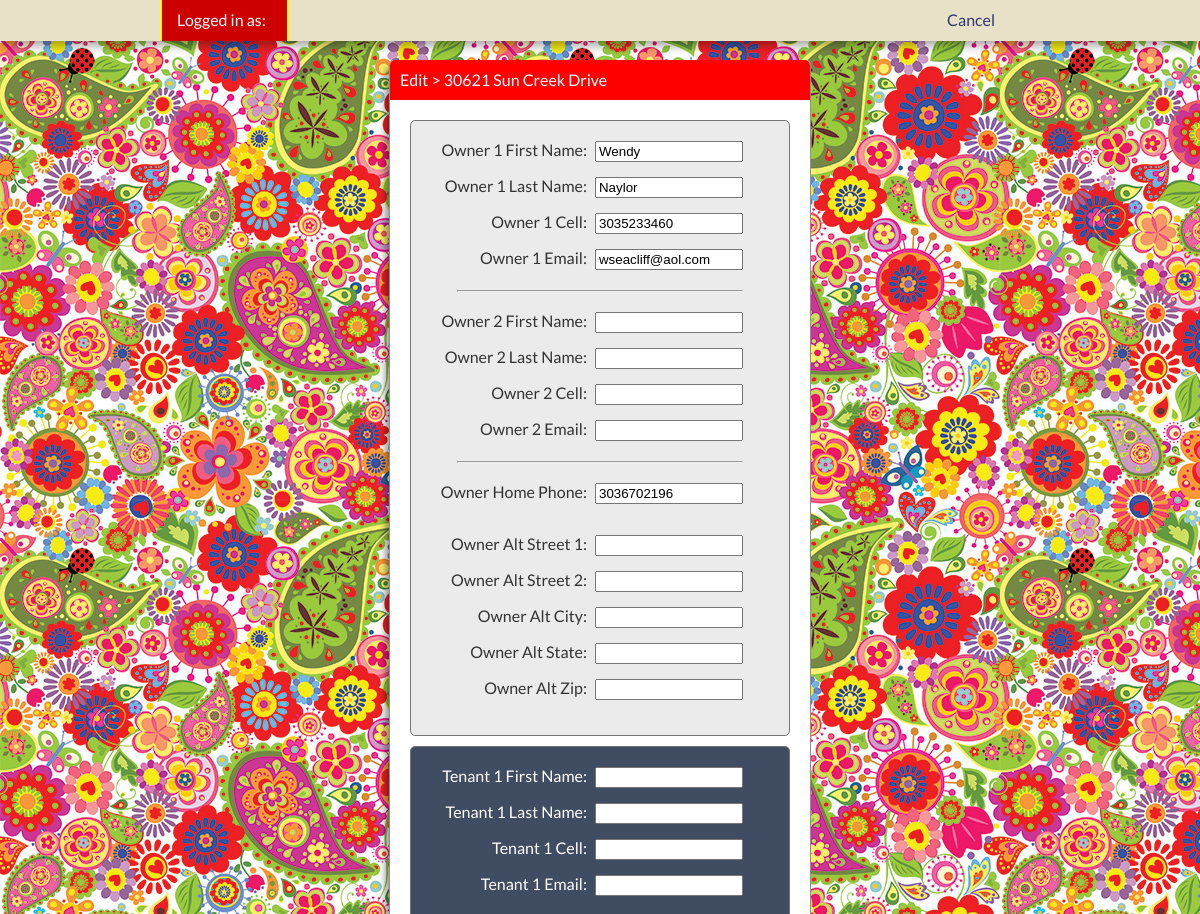
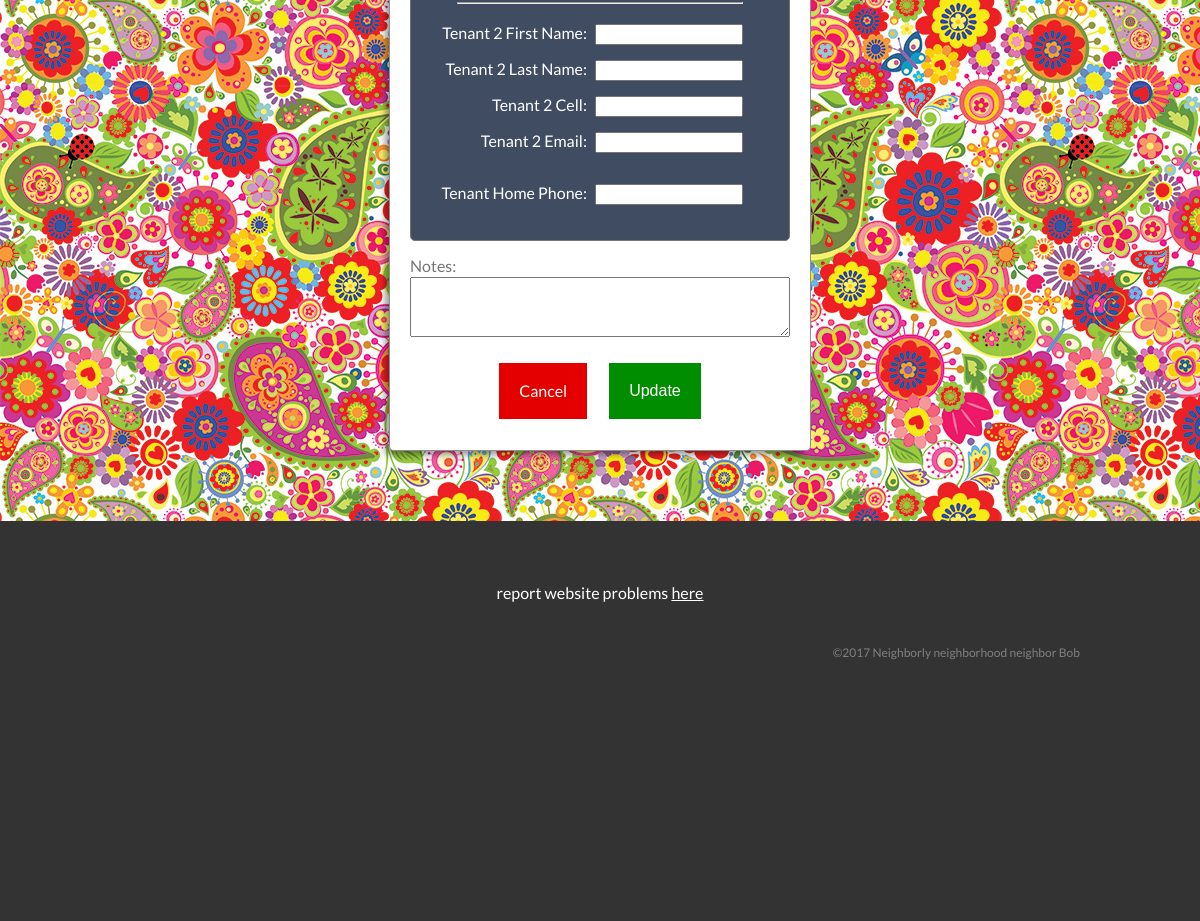
The page /edit-contact.php?unit=30621 on the database its author committed (2 pictures, top to bottom).
### tables this page shows
CREATE TABLE IF NOT EXISTS `neighbors` (
  `id` int(11) NOT NULL AUTO_INCREMENT,
  `sun_creek_street_number` varchar(6) NOT NULL,
  `owner1_first_name` varchar(25) NOT NULL,
  `owner1_last_name` varchar(25) NOT NULL,
  `owner1_cell` varchar(10) NOT NULL,
  `owner1_email` varchar(40) NOT NULL,
  `owner2_first_name` varchar(25) NOT NULL,
  `owner2_last_name` varchar(25) NOT NULL,
  `owner2_cell` varchar(10) NOT NULL,
  `owner2_email` varchar(40) NOT NULL,
  `owner_alt_street1` varchar(25) NOT NULL,
  `owner_alt_street2` varchar(25) NOT NULL,
  `owner_alt_city` varchar(25) NOT NULL,
  `owner_alt_state` varchar(2) NOT NULL,
  `owner_alt_zip` varchar(10) NOT NULL,
  `owner_home_phone` varchar(10) NOT NULL,
  `tenant1_first_name` varchar(25) NOT NULL,
  `tenant1_last_name` varchar(25) NOT NULL,
  `tenant1_cell` varchar(10) NOT NULL,
  `tenant1_email` varchar(40) NOT NULL,
  `tenant2_first_name` varchar(25) NOT NULL,
  `tenant2_last_name` varchar(25) NOT NULL,
  `tenant2_cell` varchar(10) NOT NULL,
  `tenant2_email` varchar(40) NOT NULL,
  `tenant_home_phone` varchar(10) NOT NULL,
  `notes` varchar(255) NOT NULL,
  PRIMARY KEY (`id`)
);

### _includes/functions.php (called while the page is built, shortened)
<?php
	function find_contact_by_address($contact_address) {
		global $connection;
		$safe_address = mysqli_real_escape_string($connection, $contact_address);
		$query  = "SELECT * ";
		$query .= "FROM neighbors ";
		$query .= "WHERE sun_creek_street_number = {$safe_address} ";
		$query .= "LIMIT 1";
		$result = mysqli_query($connection, $query);
		if ($contact = mysqli_fetch_assoc($result)) {
			return $contact;
		} else {
			echo "<span class=\"warning\">^^ That address is not us.</span>";
		}
	}
 ?>

### _includes/edit-contact-variables.php (called while the page is built, shortened)
<?php
$o1fn = htmlentities($this_info["owner1_first_name"]);
$o1ln = htmlentities($this_info["owner1_last_name"]);
$o2fn = htmlentities($this_info["owner2_first_name"]);
$o2ln = htmlentities($this_info["owner2_last_name"]);
$o1em = htmlentities($this_info["owner1_email"]);
$o2em = htmlentities($this_info["owner2_email"]);
$ohp = htmlentities($this_info["owner_home_phone"]);
$o1c = htmlentities($this_info["owner1_cell"]);
$o2c = htmlentities($this_info["owner2_cell"]);
$oas1 = htmlentities($this_info["owner_alt_street1"]);
$oas2 = htmlentities($this_info["owner_alt_street2"]);
$oac = htmlentities($this_info["owner_alt_city"]);
$oas = htmlentities($this_info["owner_alt_state"]);
$oaz = htmlentities($this_info["owner_alt_zip"]);
$t1fn = htmlentities($this_info["tenant1_first_name"]);
$t2fn = htmlentities($this_info["tenant2_first_name"]);
$t1ln = htmlentities($this_info["tenant1_last_name"]);
$t2ln = htmlentities($this_info["tenant2_last_name"]);
$t1em = htmlentities($this_info["tenant1_email"]);
$t2em = htmlentities($this_info["tenant2_email"]);
$thp = htmlentities($this_info["tenant_home_phone"]);
$t1c = htmlentities($this_info["tenant1_cell"]);
$t2c = htmlentities($this_info["tenant2_cell"]);
 ?>

### edit-contact.php (the view, shortened to what this page needs)
<?php require '_db/connect.php'; ?>
<?php require_once '_includes/functions.php'; ?>
<?php include '_includes/validation-functions.php'; ?>
<?php
	if (isset($_GET["unit"])) {
		$current_contact_to_edit = $_GET["unit"];
	} else {
		$current_contact_to_edit = null;
		echo "denied!";
	}
 ?>
<?php include '_includes/header.php'; ?>
<div id="flex-wrapper-update">
<div class="contact-update">
<div class="address-header">
	<?php echo 	"<p class=\"main-address\">Edit > " . htmlentities($current_contact_to_edit) . " Sun Creek Drive</p>"; ?>
</div>
<div class="card-update">
<?php
$this_info = find_contact_by_address($current_contact_to_edit);
include '_includes/edit-contact-variables.php';
?>
<form id="contact-update-form" name="edit_form" action="edit-contact.php?unit=<?php echo urlencode($current_contact_to_edit) ?>" method="post">
<div class="contact-edit-section">
	<div class="ef"><div class="el">Owner 1 First Name:</div><div class="ei"><input <?php if (array_key_exists('owner1_first_name', $errors)) { echo "class=\"form-alert\""; } ?> type="text" name="owner1_first_name" value="<?php
		echo (isset($_POST['owner1_first_name'])) ? $_POST['owner1_first_name'] : $o1fn;
	?>" /></div></div>
	<div class="ef"><div class="el">Owner 1 Last Name:</div><div class="ei"><input <?php if (array_key_exists('owner1_last_name', $errors)) { echo "class=\"form-alert\""; } ?> type="text" name="owner1_last_name" value="<?php
		echo (isset($_POST['owner1_last_name'])) ? $_POST['owner1_last_name'] : $o1ln;
	?>" /></div></div>
	<div class="ef"><div class="el">Owner 1 Cell:</div><div class="ei"><input <?php if (array_key_exists('owner1_cell', $errors)) { echo "class=\"form-alert\""; } ?> type="tel" name="owner1_cell" value="<?php
		echo (isset($_POST['owner1_cell'])) ? $_POST['owner1_cell'] : $o1c;
	?>" /></div></div>
	<div class="ef"><div class="el">Owner 1 Email:</div><div class="ei"><input <?php if (array_key_exists('owner1_email', $errors)) { echo "class=\"form-alert\""; } ?> type="email" name="owner1_email" value="<?php
		echo (isset($_POST['owner1_email'])) ? $_POST['owner1_email'] : $o1em;
	?>" /></div></div>
	<hr class="hr-edit1" />
	<div class="ef"><div class="el">Owner 2 First Name:</div><div class="ei"><input <?php if (array_key_exists('owner2_first_name', $errors)) { echo "class=\"form-alert\""; } ?> type="text" name="owner2_first_name" value="<?php
		echo (isset($_POST['owner2_first_name'])) ? $_POST['owner2_first_name'] : $o2fn;
	?>" /></div></div>
	<div class="ef"><div class="el">Owner 2 Last Name:</div><div class="ei"><input <?php if (array_key_exists('owner2_last_name', $errors)) { echo "class=\"form-alert\""; } ?> type="text" name="owner2_last_name" value="<?php
		echo (isset($_POST['owner2_last_name'])) ? $_POST['owner2_last_name'] : $o2ln;
	?>" /></div></div>
	<div class="ef"><div class="el">Owner 2 Cell:</div><div class="ei"><input <?php if (array_key_exists('owner2_cell', $errors)) { echo "class=\"form-alert\""; } ?> type="tel" name="owner2_cell" value="<?php
		echo (isset($_POST['owner2_cell'])) ? $_POST['owner2_cell'] : $o2c;
	?>" /></div></div>
	<div class="ef"><div class="el">Owner 2 Email:</div><div class="ei"><input <?php if (array_key_exists('owner2_email', $errors)) { echo "class=\"form-alert\""; } ?> type="email" name="owner2_email" value="<?php
		echo (isset($_POST['owner2_email'])) ? $_POST['owner2_email'] : $o2em;
	?>" /></div></div>
	<hr class="hr-edit1" />
	<div class="ef"><div class="el">Owner Home Phone:</div><div class="ei"><input <?php if (array_key_exists('owner_home_phone', $errors)) { echo "class=\"form-alert\""; } ?> type="tel" name="owner_home_phone" value="<?php
		echo (isset($_POST['owner_home_phone'])) ? $_POST['owner_home_phone'] : $ohp;
	?>" /></div></div>
	<br />
	<div class="ef"><div class="el">Owner Alt Street 1:</div><div class="ei"><input <?php if (array_key_exists('owner_alt_street1', $errors)) { echo "class=\"form-alert\""; } ?> type="text" name="owner_alt_street1" value="<?php
		echo (isset($_POST['owner_alt_street1'])) ? $_POST['owner_alt_street1'] : $oas1;
	?>" /></div></div>
	<div class="ef"><div class="el">Owner Alt Street 2:</div><div class="ei"><input <?php if (array_key_exists('owner_alt_street2', $errors)) { echo "class=\"form-alert\""; } ?> type="text" name="owner_alt_street2" value="<?php
		echo (isset($_POST['owner_alt_street2'])) ? $_POST['owner_alt_street2'] : $oas2;
	?>" /></div></div>
	<div class="ef"><div class="el">Owner Alt City:</div><div class="ei"><input <?php if (array_key_exists('owner_alt_city', $errors)) { echo "class=\"form-alert\""; } ?> type="text" name="owner_alt_city" value="<?php
		echo (isset($_POST['owner_alt_city'])) ? $_POST['owner_alt_city'] : $oac;
	?>" /></div></div>
	<div class="ef"><div class="el">Owner Alt State:</div><div class="ei"><input <?php if (array_key_exists('owner_alt_state', $errors)) { echo "class=\"form-alert\""; } ?> type="text" name="owner_alt_state" value="<?php
		echo (isset($_POST['owner_alt_state'])) ? $_POST['owner_alt_state'] : $oas;
	?>" /></div></div>
	<div class="ef"><div class="el">Owner Alt Zip:</div><div class="ei"><input <?php if (array_key_exists('owner_alt_zip', $errors)) { echo "class=\"form-alert\""; } ?> type="tel" name="owner_alt_zip" value="<?php
		echo (isset($_POST['owner_alt_zip'])) ? $_POST['owner_alt_zip'] : $oaz;
	?>" /></div></div>
</div>
<div class="contact-edit-section">
	<div class="ef"><div class="el">Tenant 1 First Name:</div><div class="ei"><input <?php if (array_key_exists('tenant1_first_name', $errors)) { echo "class=\"form-alert\""; } ?> type="text" name="tenant1_first_name" value="<?php
		echo (isset($_POST['tenant1_first_name'])) ? $_POST['tenant1_first_name'] : $t1fn;
	?>" /></div></div>
	<div class="ef"><div class="el">Tenant 1 Last Name:</div><div class="ei"><input <?php if (array_key_exists('tenant1_last_name', $errors)) { echo "class=\"form-alert\""; } ?> type="text" name="tenant1_last_name" value="<?php
		echo (isset($_POST['tenant1_last_name'])) ? $_POST['tenant1_last_name'] : $t1ln;
	?>" /></div></div>
	<div class="ef"><div class="el">Tenant 1 Cell:</div><div class="ei"><input <?php if (array_key_exists('tenant1_cell', $errors)) { echo "class=\"form-alert\""; } ?> type="tel" name="tenant1_cell" value="<?php
		echo (isset($_POST['tenant1_cell'])) ? $_POST['tenant1_cell'] : $t1c;
	?>" /></div></div>
	<div class="ef"><div class="el">Tenant 1 Email:</div><div class="ei"><input <?php if (array_key_exists('tenant1_email', $errors)) { echo "class=\"form-alert\""; } ?> type="email" name="tenant1_email" value="<?php
		echo (isset($_POST['tenant1_email'])) ? $_POST['tenant1_email'] : $t1em;
	?>" /></div></div>
	<hr class="hr-edit2" />
	<div class="ef"><div class="el">Tenant 2 First Name:</div><div class="ei"><input <?php if (array_key_exists('tenant2_first_name', $errors)) { echo "class=\"form-alert\""; } ?> type="text" name="tenant2_first_name" value="<?php
		echo (isset($_POST['tenant2_first_name'])) ? $_POST['tenant2_first_name'] : $t2fn;
	?>" /></div></div>
	<div class="ef"><div class="el">Tenant 2 Last Name:</div><div class="ei"><input <?php if (array_key_exists('tenant2_last_name', $errors)) { echo "class=\"form-alert\""; } ?> type="text" name="tenant2_last_name" value="<?php
		echo (isset($_POST['tenant2_last_name'])) ? $_POST['tenant2_last_name'] : $t2ln;
	?>" /></div></div>
	<div class="ef"><div class="el">Tenant 2 Cell:</div><div class="ei"><input <?php if (array_key_exists('tenant2_cell', $errors)) { echo "class=\"form-alert\""; } ?> type="tel" name="tenant2_cell" value="<?php
		echo (isset($_POST['tenant2_cell'])) ? $_POST['tenant2_cell'] : $t2c;
	?>" /></div></div>
	<div class="ef"><div class="el">Tenant 2 Email:</div><div class="ei"><input <?php if (array_key_exists('tenant2_email', $errors)) { echo "class=\"form-alert\""; } ?> type="email" name="tenant2_email" value="<?php
		echo (isset($_POST['tenant2_email'])) ? $_POST['tenant2_email'] : $t2em;
	?>" /></div></div>
	<br />
	<div class="ef"><div class="el">Tenant Home Phone:</div><div class="ei"><input <?php if (array_key_exists('tenant_home_phone', $errors)) { echo "class=\"form-alert\""; } ?> type="tel" name="tenant_home_phone" value="<?php
		echo (isset($_POST['tenant_home_phone'])) ? $_POST['tenant_home_phone'] : $thp;
	?>" /></div></div>
</div>
<div class="note-area"><span class="note-label">Notes:</span><textarea <?php if (array_key_exists('notes', $errors)) { echo "class=\"form-alert\""; } ?> name="notes"><?php
?></textarea></div>
<br />
<div class="button-footer">
	<div class="buttons">
		<a class="cancel-button" href="manage-contacts.php">Cancel</a> <input type="submit" id="edit-submit" name="submit" value="Update" /><br />
	</div>
</div>
</form>
</div>
</div>
</div>
<?php include '_includes/footer.php'; ?>

### style.css (style rules this page uses)
html,body,div,span,applet,object,iframe,h1,h2,h3,h4,h5,h6,p,blockquote,pre,a,abbr,acronym,address,big,cite,code,del,dfn,em,img,ins,kbd,q,s,samp,small,strike,strong,sub,sup,tt,var,b,u,i,center,dl,dt,dd,fieldset,form,label,legend,table,caption,tbody,tfoot,thead,tr,th,td,article,aside,canvas,details,embed,figure,figcaption,footer,header,hgroup,menu,nav,output,ruby,section,summary,time,mark,audio,video { margin:0;padding:0;border:0;font-size:100%;font:inherit;vertical-align:baseline }
body { line-height:1 }
#flex-wrapper-update>div:nth-child(1)>div.address-header { background-color:red }
#flex-wrapper-update { width:90%;margin:110px auto 0 auto }
.contact-update { background-color:#fff;margin-bottom:15px;border-radius:5px;border-right:1px solid #8f8f8f;border-bottom:1px solid #8f8f8f;border-left:1px solid #8f8f8f;box-shadow:-6px 6px 6px -2px rgba(0,0,0,0.39);transition:width .5s ease }
.contact-update:first-of-type { margin-top:60px }
.card-update { display:block;width:100%;margin:0;padding:20px 20px 30px 20px }
@media screen and (min-width: 865px) { #flex-wrapper-update { width:90%;margin:50px auto 60px auto;display:-ms-flexbox;display:flex;-ms-flex-align:stretch;align-items:stretch;-ms-flex-pack:center;justify-content:center;-ms-flex-wrap:wrap;flex-wrap:wrap } }
@media screen and (min-width: 865px) { .contact-update { margin:10px } }
@media screen and (min-width: 865px) { .contact-update:first-of-type { margin-top:10px } }
@media screen and (min-width: 865px) { .card-update { width:420px } }
.contact-edit-section { width:100%;border:1px solid #757575;color:#fff;border-radius:5px;padding:20px 10px;display:block;margin:0 auto;margin-bottom:15px;background-color:#404c62;line-height:1em }
.contact-edit-section:first-of-type { margin-bottom:10px;background-color:#ebebeb;color:#333 }
.contact-edit-section input { width:100%;max-width:160px }
.contact-edit-section div.ef { display:block;width:90%;margin-bottom:15px }
.contact-edit-section div.el { width:54%;display:inline-block;text-align:right;padding-right:8px }
.contact-edit-section div.ei { width:46%;display:inline-block }
hr.hr-edit1 { width:80%;color:#333;margin:20px auto }
hr.hr-edit2 { width:80%;color:#fff;margin:20px auto }
div.buttons { display:-ms-flexbox;display:flex;-ms-flex-align:center;align-items:center;-ms-flex-pack:center;justify-content:center }
div.buttons input[type=submit]#edit-submit { -webkit-appearance:none;border-radius:0px;text-align:left;font-size:100%;display:inline-block;padding:20px;background-color:#008D00;color:#fff;border:1px solid #fff;cursor:pointer;line-height:1em;text-decoration:none;margin:0 10px;transition:background-color .2s ease }
div.buttons a.cancel-button { text-align:right;display:inline-block;padding:20px;background-color:#E50000;color:#fff;border:1px solid #fff;text-decoration:none;line-height:16px;margin:0 10px;transition:background-color .2s ease }
textarea { width:100%;height:60px }
body { font-size:16px;font-family:'Lato', sans-serif;color:#757575;line-height:1.5em;background-color:#666d75;background-image:url("_images/pattern-bkg-default.jpg");background-repeat:repeat;background-attachment:fixed }
body.edit-page { background-color:#666d75;background-image:url("_images/pattern-bkg-edit.jpg");background-repeat:repeat;background-attachment:fixed }
p { display:block;line-height:1.5em;font-size:1em }
* { box-sizing:border-box }
a { text-decoration:underline }
.address-header { width:100%;margin:0 auto;background-color:#332D22;border-radius:5px 5px 0px 0px;transition:width .5s ease }
.address-header p.main-address { display:inline-block;color:white;padding:8px 8px 8px 10px }
@media screen and (min-width: 865px) { body { line-height:1.3em } }
@media screen and (min-width: 865px) { p.main-address { display:block;margin:0 } }

### rows shown on the page
neighbors: owner1_first_name "Wendy", owner1_last_name "Naylor", owner1_cell "3035233460", owner1_email "wseacliff@aol.com", owner_home_phone "3036702196"

### other values the page prints
$current_contact_to_edit "30621"
